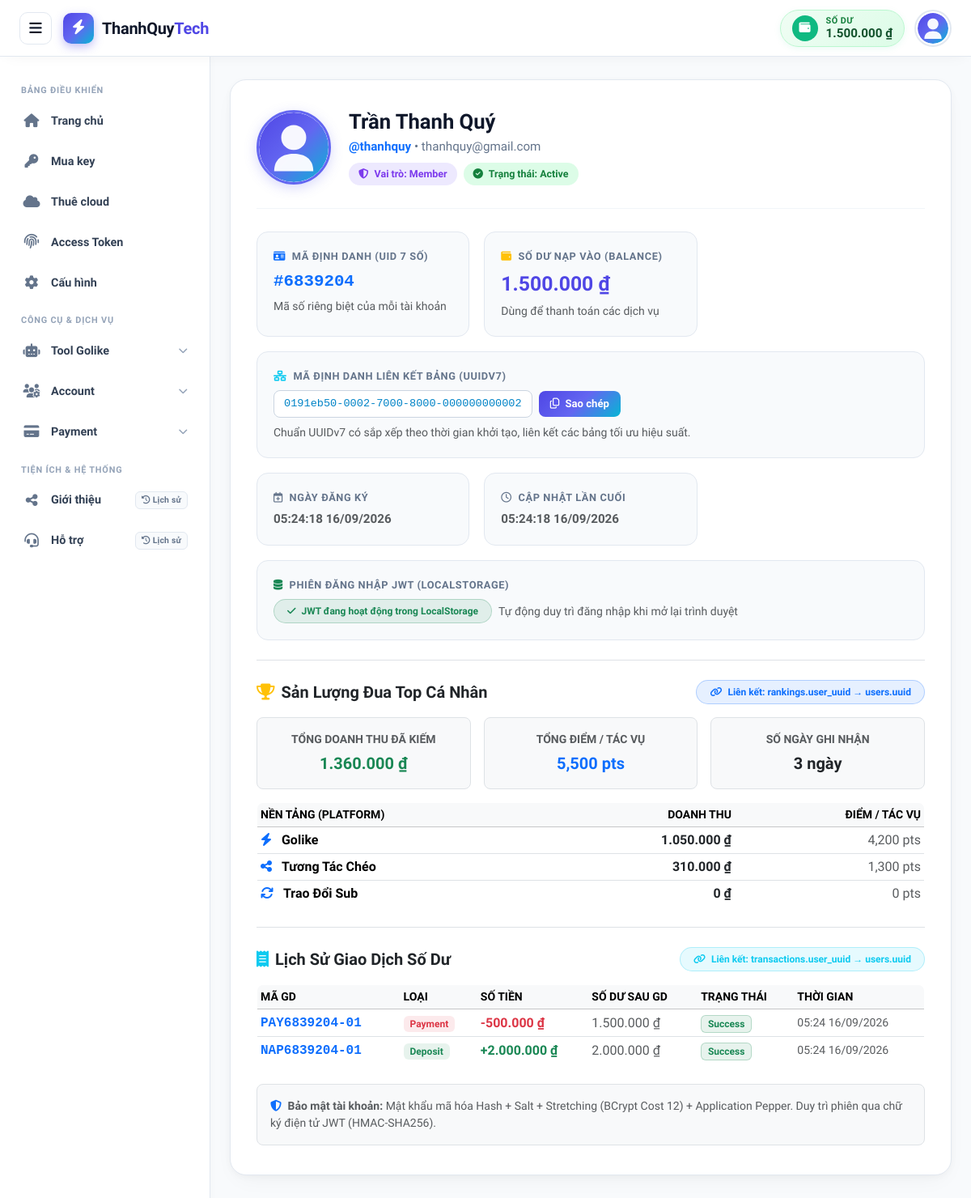
The app's page /profile.php (signed in) with its own data.
### tables this page shows
CREATE TABLE IF NOT EXISTS `users` (
    `id` BIGINT UNSIGNED AUTO_INCREMENT PRIMARY KEY COMMENT 'Khóa chính tự tăng',
    `uid` INT UNSIGNED NOT NULL UNIQUE COMMENT 'Mã định danh riêng biệt (7 chữ số: 1000000 - 9999999)',
    `uuid` CHAR(36) NOT NULL UNIQUE COMMENT 'Định danh duy nhất chuẩn UUIDv7 liên kết giữa các bảng',
    `name` VARCHAR(100) NOT NULL COMMENT 'Tên hiển thị người dùng',
    `username` VARCHAR(50) NOT NULL UNIQUE COMMENT 'Tên đăng nhập (@tên)',
    `password` VARCHAR(255) NOT NULL COMMENT 'Mật khẩu mã hóa Hash + Salt + Stretching (BCRYPT / Argon2ID)',
    `email` VARCHAR(191) NOT NULL UNIQUE COMMENT 'Địa chỉ email duy nhất',
    `balance` DECIMAL(15, 2) NOT NULL DEFAULT 0.00 COMMENT 'Số dư tài khoản nạp vào (VND)',
    `avatar` VARCHAR(255) NOT NULL DEFAULT 'assets/images/default-avatar.svg' COMMENT 'Đường dẫn ảnh đại diện',
    `role` ENUM('Admin', 'Member') NOT NULL DEFAULT 'Member' COMMENT 'Vai trò người dùng trong hệ thống',
    `status` ENUM('Active', 'Inactive', 'Locked') NOT NULL DEFAULT 'Active' COMMENT 'Trạng thái hoạt động của tài khoản',
    `created_at` TIMESTAMP NOT NULL DEFAULT CURRENT_TIMESTAMP COMMENT 'Thời điểm tạo tài khoản',
    `updated_at` TIMESTAMP NOT NULL DEFAULT CURRENT_TIMESTAMP ON UPDATE CURRENT_TIMESTAMP COMMENT 'Thời điểm cập nhật gần nhất',
    
    INDEX `idx_users_uid` (`uid`),
    INDEX `idx_users_uuid` (`uuid`),
    INDEX `idx_users_username` (`username`),
    INDEX `idx_users_email` (`email`),
    INDEX `idx_users_status` (`status`)
);

CREATE TABLE IF NOT EXISTS `transactions` (
    `id` BIGINT UNSIGNED AUTO_INCREMENT PRIMARY KEY,
    `user_uuid` CHAR(36) NOT NULL COMMENT 'Liên kết bảng users.uuid',
    `code` VARCHAR(50) NOT NULL UNIQUE COMMENT 'Mã giao dịch duy nhất (VD: NAP260901, PAY...)',
    `type` ENUM('Deposit', 'Withdraw', 'Payment', 'Refund') NOT NULL DEFAULT 'Deposit' COMMENT 'Loại giao dịch',
    `amount` DECIMAL(15, 2) NOT NULL DEFAULT 0.00 COMMENT 'Số tiền biến động (VND)',
    `balance_before` DECIMAL(15, 2) NOT NULL DEFAULT 0.00 COMMENT 'Số dư tài khoản trước khi giao dịch',
    `balance_after` DECIMAL(15, 2) NOT NULL DEFAULT 0.00 COMMENT 'Số dư tài khoản sau khi giao dịch',
    `status` ENUM('Pending', 'Success', 'Failed', 'Cancelled') NOT NULL DEFAULT 'Success' COMMENT 'Trạng thái giao dịch',
    `note` VARCHAR(255) DEFAULT NULL COMMENT 'Nội dung chi tiết giao dịch',
    `created_at` TIMESTAMP NOT NULL DEFAULT CURRENT_TIMESTAMP,
    
    INDEX `idx_trans_user_uuid` (`user_uuid`),
    INDEX `idx_trans_code` (`code`),
    INDEX `idx_trans_status` (`status`),
    INDEX `idx_trans_created_at` (`created_at`),
    CONSTRAINT `fk_transactions_user_uuid` 
        FOREIGN KEY (`user_uuid`) REFERENCES `users` (`uuid`) 
        ON DELETE CASCADE ON UPDATE CASCADE
);

### profile.php (the view, shortened to what the rows shown need)
<?php
require_once __DIR__ . '/config/config.php';
$stmt = $pdo->prepare("
    SELECT id, uid, uuid, name, username, email, balance, avatar, role, status, created_at, updated_at
    FROM users
    WHERE id = ?
    LIMIT 1
");
$stmt->execute([$_SESSION['user_id']]);
$user = $stmt->fetch();
$userPlatforms = [];
try {
    $stmtPlatformStats = $pdo->prepare("
        SELECT
            p.name as platform_name,
            p.icon as platform_icon,
            COALESCE(SUM(r.amount), 0) as platform_amount,
            COALESCE(SUM(r.points), 0) as platform_points
        FROM platforms p
        LEFT JOIN rankings r ON p.id = r.platform_id AND r.user_uuid = ?
        WHERE p.status = 'Active'
        GROUP BY p.id, p.name, p.icon
        ORDER BY platform_amount DESC
    ");
    $stmtPlatformStats->execute([$user['uuid']]);
    $userPlatforms = $stmtPlatformStats->fetchAll();
} catch (Exception $e) {
}
$userTransactions = [];
try {
    $stmtTrans = $pdo->prepare("
        SELECT code, type, amount, balance_before, balance_after, status, note, created_at
        FROM transactions
        WHERE user_uuid = ?
        ORDER BY id DESC
        LIMIT 5
    ");
    $stmtTrans->execute([$user['uuid']]);
    $userTransactions = $stmtTrans->fetchAll();
} catch (Exception $e) {
}
?>
<!DOCTYPE html>
<html lang="vi">
<head>
    <link href="https://cdn.jsdelivr.net/npm/bootstrap@5.3.3/dist/css/bootstrap.min.css" rel="stylesheet">
    <link rel="stylesheet" href="https://cdnjs.cloudflare.com/ajax/libs/font-awesome/6.5.1/css/all.min.css">
</head>
<body>
    <header class="app-header">
        <div class="header-right">
            <a href="/payments/deposit" class="header-balance-card" title="Nạp tiền vào tài khoản">
                <div class="balance-text-group">
                    <span class="balance-title">Số dư</span>
                    <span class="balance-val"><?= format_currency($user['balance']) ?></span>
                </div>
            </a>
            <div class="user-profile-container" id="userDropdownContainer">
                <button type="button" class="user-profile-toggle" id="userProfileToggle" onclick="toggleUserPopup(event)" aria-expanded="false" title="<?= htmlspecialchars($user['name']) ?>">
                    <img src="<?= htmlspecialchars($user['avatar']) ?>"
                         alt="Avatar"
                         class="user-avatar-small"
                         onerror="this.onerror=null; this.src='assets/images/default-avatar.svg';">
                </button>
            </div>
        </div>
    </header>
    <main class="app-main">
        <div class="profile-container-inner">
        <div class="profile-card">
            <div class="profile-header">
                <div>
                    <img src="<?= htmlspecialchars($user['avatar']) ?>" alt="Avatar" class="profile-avatar">
                </div>
                <div class="flex-grow-1">
                    <h2 class="profile-name"><?= htmlspecialchars($user['name']) ?></h2>
                    <div class="profile-handle">
                        <span class="text-primary fw-semibold"><?= htmlspecialchars($user['username']) ?></span> &bull; <span><?= htmlspecialchars($user['email']) ?></span>
                    </div>
                    <div class="d-flex gap-2 mt-2 flex-wrap">
                        <span class="badge-role">
                            <i class="fa-solid fa-shield-halved me-1"></i> Vai trò: <?= htmlspecialchars($user['role']) ?>
                        </span>
                        <span class="badge-status">
                            <i class="fa-solid fa-circle-check me-1"></i> Trạng thái: <?= htmlspecialchars($user['status']) ?>
                        </span>
                    </div>
                </div>
            </div>
            <div class="stats-grid">
                <div class="stat-box">
                    <div class="stat-label">
                        <i class="fa-solid fa-id-card text-primary me-1"></i> Mã định danh (UID 7 số)
                    </div>
                    <div class="stat-value text-primary font-monospace">
                        #<?= htmlspecialchars($user['uid']) ?>
                    </div>
                    <div class="text-muted small mt-1">Mã số riêng biệt của mỗi tài khoản</div>
                </div>
                <div class="stat-box">
                    <div class="stat-label">
                        <i class="fa-solid fa-wallet text-warning me-1"></i> Số dư nạp vào (Balance)
                    </div>
                    <div class="stat-value highlight">
                        <?= format_currency($user['balance']) ?>
                    </div>
                    <div class="text-muted small mt-1">Dùng để thanh toán các dịch vụ</div>
                </div>
                <div class="stat-box" style="grid-column: 1 / -1;">
                    <div class="d-flex align-items-center gap-2 mt-2 flex-wrap">
                        <span class="uuid-box" id="uuidText"><?= htmlspecialchars($user['uuid']) ?></span>
                        <button type="button" class="btn-gradient-sm" onclick="copyUUID()">
                            <i class="fa-regular fa-copy me-1"></i> Sao chép
                        </button>
                    </div>
                </div>
                <div class="stat-box">
                    <div class="stat-label">
                        <i class="fa-regular fa-calendar-plus me-1"></i> Ngày đăng ký
                    </div>
                    <div class="stat-value text-muted" style="font-size: 0.95rem;">
                        <?= date('H:i:s d/m/Y', strtotime($user['created_at'])) ?>
                    </div>
                </div>
                <div class="stat-box">
                    <div class="stat-label">
                        <i class="fa-regular fa-clock me-1"></i> Cập nhật lần cuối
                    </div>
                    <div class="stat-value text-muted" style="font-size: 0.95rem;">
                        <?= date('H:i:s d/m/Y', strtotime($user['updated_at'])) ?>
                    </div>
                </div>
            </div>
            <div class="mt-4 pt-4 border-top">
                <?php if (!empty($userPlatforms)): ?>
                <div class="table-responsive">
                    <table class="table table-sm table-hover align-middle border mb-0 rounded-3 overflow-hidden">
                        <thead class="table-light small text-muted">
                            <tr>
                                <th>NỀN TẢNG (PLATFORM)</th>
                                <th class="text-end">DOANH THU</th>
                                <th class="text-end">ĐIỂM / TÁC VỤ</th>
                            </tr>
                        </thead>
                    </table>
                </div>
                <?php endif; ?>
            </div>
            <div class="mt-4 pt-4 border-top">
                <?php if (!empty($userTransactions)): ?>
                <div class="table-responsive">
                    <table class="table table-sm table-hover align-middle border mb-0 rounded-3 overflow-hidden">
                        <thead class="table-light small text-muted">
                            <tr>
                                <th>MÃ GD</th>
                                <th>LOẠI</th>
                                <th>SỐ TIỀN</th>
                                <th>SỐ DƯ SAU GD</th>
                                <th>TRẠNG THÁI</th>
                                <th>THỜI GIAN</th>
                            </tr>
                        </thead>
                        <tbody>
                            <?php foreach ($userTransactions as $tx): ?>
                            <tr>
                                <td><span class="font-monospace fw-semibold text-primary"><?= htmlspecialchars($tx['code']) ?></span></td>
                                <td>
                                    <span class="badge bg-<?= ($tx['type'] === 'Deposit') ? 'success' : (($tx['type'] === 'Payment') ? 'danger' : 'secondary') ?> bg-opacity-10 text-<?= ($tx['type'] === 'Deposit') ? 'success' : (($tx['type'] === 'Payment') ? 'danger' : 'secondary') ?> px-2 py-1">
                                        <?= htmlspecialchars($tx['type']) ?>
                                    </span>
                                </td>
                                <td class="fw-bold text-<?= ($tx['type'] === 'Deposit') ? 'success' : 'danger' ?>">
                                    <?= ($tx['type'] === 'Deposit' ? '+' : '-') . format_currency($tx['amount']) ?>
                                </td>
                                <td class="text-muted"><?= format_currency($tx['balance_after']) ?></td>
                                <td>
                                    <span class="badge bg-success bg-opacity-10 text-success border border-success border-opacity-25">
                                        <?= htmlspecialchars($tx['status']) ?>
                                    </span>
                                </td>
                                <td class="text-muted small"><?= date('H:i d/m/Y', strtotime($tx['created_at'])) ?></td>
                            </tr>
                            <?php endforeach; ?>
                        </tbody>
                    </table>
                </div>
                <?php else: ?>
                <div class="p-3 text-center bg-light rounded-3 text-muted small">
                    <i class="fa-solid fa-circle-info me-1"></i> Chưa có ghi nhận giao dịch biến động số dư nào.
                </div>
                <?php endif; ?>
            </div>
        </div>
        </div>
    </main>
</body>
</html>

### records on screen
users: balance "1.500.000 ₫", avatar (placeholder picture), name "Trần Thanh Quý", username "@thanhquy", email "thanhquy@gmail.com", role "Member", status "Active", uid "6839204", uuid "0191eb50-0002-7000-8000-000000000002", created_at "05:24:18 16/09/2026", updated_at "05:24:18 16/09/2026"
transactions: code "PAY6839204-01", type "Payment", amount "500.000 ₫", balance_after "1.500.000 ₫", status "Success", created_at "05:24 16/09/2026"
transactions: code "NAP6839204-01", type "Deposit", amount "2.000.000 ₫", balance_after "2.000.000 ₫", status "Success", created_at "05:24 16/09/2026"

### other values on screen
format_currency($userRankStats['total_earned']) "1.360.000 ₫"
$userRankStats['total_points'] "5,500"
$userRankStats['active_days'] "3"
$up['platform_name'] "Golike"
format_currency($up['platform_amount']) "1.050.000 ₫"
$up['platform_points'] "4,200"
$up['platform_name'] "Tương Tác Chéo"
format_currency($up['platform_amount']) "310.000 ₫"
$up['platform_points'] "1,300"
$up['platform_name'] "Trao Đổi Sub"
format_currency($up['platform_amount']) "0 ₫"
$up['platform_points'] "0"
